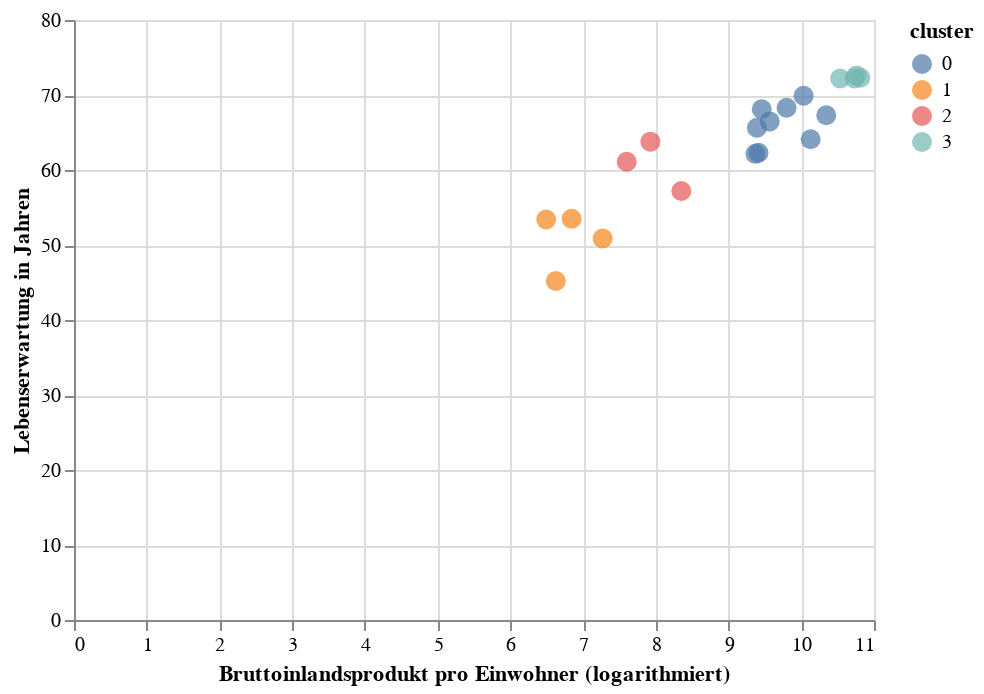

The cell this chart's notebook holds for it:
### Markdown cell above
## Visualisierung

In der letzten Abbildung werden die Cluster dargestellt: 

- In der unteren linken Ecke sind Länder mit dem geringsten Bruttoinlandsprodukt pro Einwohner und einer sehr geringen Lebenserwartung aufgeführt. 
- In der oberen rechten Ecke die Länder mit dem höchsten Bruttoinlandsprodukt pro Einwohner und einer sehr hohen Lebenserwartung.

### Code cell
import altair as alt

alt.themes.enable('opaque')

alt.Chart(df_cl).mark_circle(size=100).encode(
    x=alt.X('logged_gdp_per_capita', title='Bruttoinlandsprodukt pro Einwohner (logarithmiert)'),
    y=alt.Y('healthy_life_expectancy', title='Lebenserwartung in Jahren'),
    color=alt.Color('cluster:N'),
    tooltip=['cluster']
)

### Figure 1 — Vega-Lite specification as saved in the notebook (floating-point values rounded to 4 significant figures)
{"config": {"background": "white", "view": {"continuousWidth": 400, "continuousHeight": 300}}, "data": {"name": "data-f186273dceb606193c09dd2668961dcf"}, "mark": {"type": "circle", "size": 100}, "encoding": {"color": {"field": "cluster", "type": "nominal"}, "tooltip": [{"field": "cluster", "type": "quantitative"}], "x": {"field": "logged_gdp_per_capita", "title": "Bruttoinlandsprodukt pro Einwohner (logarithmiert)", "type": "quantitative"}, "y": {"field": "healthy_life_expectancy", "title": "Lebenserwartung in Jahren", "type": "quantitative"}}, "$schema": "https://vega.github.io/schema/vega-lite/v4.17.0.json", "datasets": {"data-f186273dceb606193c09dd2668961dcf": [{"country_name": "Paraguay", "logged_gdp_per_capita": 9.39, "healthy_life_expectancy": 65.64, "cluster": 0}, {"country_name": "Rwanda", "logged_gdp_per_capita": 7.6, "healthy_life_expectancy": 61.1, "cluster": 2}, {"country_name": "Russia", "logged_gdp_per_capita": 10.13, "healthy_life_expectancy": 64.1, "cluster": 0}, {"country_name": "Mongolia", "logged_gdp_per_capita": 9.412, "healthy_life_expectancy": 62.3, "cluster": 0}, {"country_name": "Mexico", "logged_gdp_per_capita": 9.798, "healthy_life_expectancy": 68.3, "cluster": 0}, {"country_name": "Indonesia", "logged_gdp_per_capita": 9.37, "healthy_life_expectancy": 62.16, "cluster": 0}, {"country_name": "Chile", "logged_gdp_per_capita": 10.03, "healthy_life_expectancy": 69.9, "cluster": 0}, {"country_name": "Nepal", "logged_gdp_per_capita": 7.925, "healthy_life_expectancy": 63.78, "cluster": 2}, {"country_name": "Lithuania", "logged_gdp_per_capita": 10.34, "healthy_life_expectancy": 67.29, "cluster": 0}, {"country_name": "Central African Republic", "logged_gdp_per_capita": 6.625, "healthy_life_expectancy": 45.2, "cluster": 1}, {"country_name": "Sierra Leone", "logged_gdp_per_capita": 7.269, "healthy_life_expectancy": 50.87, "cluster": 1}, {"country_name": "Germany", "logged_gdp_per_capita": 10.73, "healthy_life_expectancy": 72.2, "cluster": 3}, {"country_name": "Brazil", "logged_gdp_per_capita": 9.566, "healthy_life_expectancy": 66.48, "cluster": 0}, {"country_name": "Ghana", "logged_gdp_per_capita": 8.351, "healthy_life_expectancy": 57.2, "cluster": 2}, {"country_name": "Malta", "logged_gdp_per_capita": 10.53, "healthy_life_expectancy": 72.2, "cluster": 3}, {"country_name": "Niger", "logged_gdp_per_capita": 6.842, "healthy_life_expectancy": 53.5, "cluster": 1}, {"country_name": "Burundi", "logged_gdp_per_capita": 6.493, "healthy_life_expectancy": 53.4, "cluster": 1}, {"country_name": "Peru", "logged_gdp_per_capita": 9.456, "healthy_life_expectancy": 68.1, "cluster": 0}, {"country_name": "Netherlands", "logged_gdp_per_capita": 10.81, "healthy_life_expectancy": 72.3, "cluster": 3}, {"country_name": "Sweden", "logged_gdp_per_capita": 10.76, "healthy_life_expectancy": 72.6, "cluster": 3}]}}
